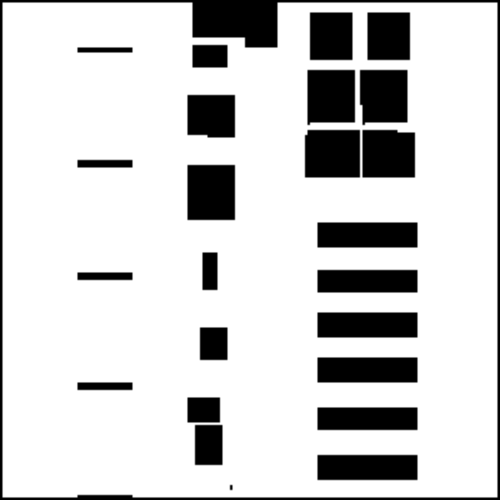
#> input picture src/warehouse_sim_dataset/warehouse_sim_original (old)/label.png, 500 x 500 px, found by its file name
$ python 'warehouse_object (old).py'
#> lines starting #> are read from the running program, lines starting #| are printed output that depends on the picture
import sys

import math, random
import numpy as np

import matplotlib.pyplot as plt
import matplotlib.patches as patches

from PIL import Image
import networkx as nx

# WSD - Warehouse Simulation Dataset
'''
File info:
    Name    - [wsd_object]
    Author  - [Ze]
    Date    - [Aug. 2022] -> [Sep. 2022]
    Exe     - [Yes]
File description:
    Single moving object interaction in warehouse dataset (BSD) simulation.
File content:
    Graph               <class> - Define a map object.
    Moving_Object       <class> - Define a moving object.
    return_map          <func>  - Load the map.
    return_path         <func>  - Load a path.
Comments:
    500px*500px (20m*20m) square area: Everything is proportional to the real size.
    For example, the coordinates (100,100) in the 400x400 real scene would be (80,80).
'''

def return_map(map_path):
    '''500X * 500X area'''
#> called with map_path = 'Data_V1/WSD/source/label.png'
    the_map = Image.open(map_path)
#> the_map is the input picture: PIL image 500x500 RGBA; mean R, G, B, A 206.8, 206.8, 206.8, 255
    return the_map

def return_path(start_node_index, num_traversed_nodes):
    assert(0<=start_node_index<=39)
    assert(1<=num_traversed_nodes<=15)
    graph = return_netgraph()

    path_idx = [start_node_index]
    path = [graph.nodes[start_node_index]['pos']]
    for _ in range(num_traversed_nodes):
        connected_nodes_idx = list(graph.adj[path_idx[-1]])
        connected_nodes_idx = [x for x in connected_nodes_idx if x not in path_idx]
        if not connected_nodes_idx:
            return path
        next_idx = random.choice(connected_nodes_idx) # NOTE: Change this to get desired path pattern
        path_idx.append(next_idx)
        path.append(graph.nodes[next_idx]['pos'])
    return path

def return_netgraph():
    nodes = {0:(137, 12), 1:(137, 80), 2:(137,150), 3:(137,237), 4:(137,305), 5:(137,380), 6:(137,480),
             7:(180, 12), 8:(180, 80), 9:(180,150), 10:(180,237), 11:(185,305), 12:(185,380), 13:(185,480),
             14:(240,80), 15:(240,150), 16:(240,237), 17:(240,305), 18:(240,380), 19:(240,480),
             20:(300, 8), 21:(300, 65), 22:(300,126), 23:(300, 200),
             24:(305,260), 25:(305,305), 26:(305,350), 27:(305,395), 28:(305,442), 29:(305,487),
             30:(425, 8), 31:(425, 65), 32:(425,126), 33:(425, 200),
             34:(425,260), 35:(425,305), 36:(425,350), 37:(425,395), 38:(425,442), 39:(425,487)
             }

    # nodes = {0:(137, 80), 1:(137,150), 2:(137,237), 3:(137,305), 4:(137,380), 5:(137,480), 6:(475,262),
    #          7:(475,200), 8:(137, 12), 9:(162,480), 10:(162,225), 11:(237,395), 12:(237,350), 13:(237, 300),
    #          14:(237,262), 15:(237,200), 16:(305,80), 17:(305,150), 18:(315,237), 19:(315,305), 20:(315,380),
    #          21:(315,480), 22:(450,497), 23:(450,12), 24:(475,487), 25:(475, 395), 26:(475,350),
    #          }

    edges = [(0,1), (0,7), (1,2), (1,8), (2,3), (2,9), (3,4), (3,10), (4,5), (4,11), (5,6), (5,12), (6,13),
             (7,8), (8,9), (8,14), (9,10), (9,15), (10,11), (10,16), (11,12), (11,17), (12,13), (12,18), (13,19),
             (14,15), (14,21), (15,16), (15,22), (16,17), (16,23), (16,24), (17,18), (17,25), (18,19), (18,26), (18,27), (19,28), (19,29),
             (20,21), (20,30), (21,22), (21,31), (22,23), (22,32), (23,24), (23,33), (24,25), (24,34),
             (25,26), (25,35), (26,27), (26,36), (27,28), (27,37), (28,29), (28,38), (29,39),
             (30,31), (31,32), (32,33), (33,34), (34,35), (35,36), (36,37), (37,38), (38,39),
             ]

    G = nx.Graph()
    for p in nodes:
        G.add_node(p, pos=nodes[p])
    G.add_edges_from(edges)
    return G

# (65, 0), (65, 110)
# (60, 115), (60, 195)

# (55, 168), (122,168)
# (55, 140), (122, 140)
# (55, 105), (126,105)
# (55, 78), (126, 78)
# (55, 48), (126,48)
# (55, 8), (126,8)
# (55, 5), (190,5)

# (95, 120), (190, 120)
# (95, 95), (190, 95)
# (95, 80), (190, 95)
# (95, 60), (190, 60)
# (95, 42), (190, 42)

# (180, 1), (180, 195)

class Graph:
    def __init__(self, map_path):
        if map_path is not None:
            self.the_map = return_map(map_path)
        else:
            self.the_map = None

    def get_path(self, start_node_index, num_traversed_nodes):
        self.path = return_path(start_node_index, num_traversed_nodes)
        return self.path

    def plot_map(self, ax):
        ax.imshow(self.the_map)

    def plot_path(self, ax, color='k--', path=None):
        this_path = self.path
        if path is not None:
            this_path = path
        for i in range(len(this_path)-1):
            ax.plot([this_path[i][0], this_path[i+1][0]], [this_path[i][1], this_path[i+1][1]], color)

class MovingObject():
    def __init__(self, current_position, stagger=0):
        self.stagger = stagger
        self.traj = [current_position]

    @staticmethod
    def motion_model(ts, state, action):
        x,y = state[0], state[1]
        vx, vy = action[0], action[1]
        x += ts*vx
        y += ts*vy
        return (x,y)

    def one_step(self, ts, action):
        self.traj.append(self.motion_model(ts, self.traj[-1], action))

    def run(self, path, ts=.2, vmax=0.5):
        coming_path = path[1:]
        cnt = 0
        while(len(coming_path)>0):
            cnt += 1

            stagger = random.choice([1,-1]) * random.randint(0,10)/10*self.stagger
            x, y = self.traj[-1][0], self.traj[-1][1]
            dist_to_next_goal = math.hypot(coming_path[0][0]-x, coming_path[0][1]-y)
            if dist_to_next_goal < (vmax*ts):
                coming_path.pop(0)
                continue
            else:
                dire = ((coming_path[0][0]-x)/dist_to_next_goal, (coming_path[0][1]-y)/dist_to_next_goal)
                action = (dire[0]*vmax+stagger, dire[1]*vmax+stagger)
                self.one_step(ts, action)


if __name__ == '__main__':
    import os, sys
    import pathlib

    SIM_TIMES = 20
    root_dir = pathlib.Path(__file__).resolve().parents[2]
    map_path = os.path.join(root_dir, 'Data_V1', 'WSD/source', 'label.png')
    the_map = return_map(map_path=map_path)
    netgraph = return_netgraph()

    _, [ax1,ax2,ax3] = plt.subplots(1,3)
    [ax.set_aspect('equal', 'box') for ax in [ax1,ax2,ax3]]

    ax1.imshow(the_map)
    [ax1.plot(netgraph.nodes[n]['pos'][0], netgraph.nodes[n]['pos'][1], 'x') for n in list(netgraph.nodes)]
    [ax1.text(netgraph.nodes[n]['pos'][0], netgraph.nodes[n]['pos'][1], n) for n in list(netgraph.nodes)]
    ax2.imshow(np.ones_like(the_map))
    [ax2.plot(netgraph.nodes[n]['pos'][0], netgraph.nodes[n]['pos'][1], 'x') for n in list(netgraph.nodes)]
    [ax2.text(netgraph.nodes[n]['pos'][0], netgraph.nodes[n]['pos'][1], n) for n in list(netgraph.nodes)]
    nx.draw_networkx_edges(netgraph, nx.get_node_attributes(netgraph,'pos'), ax=ax1, edge_color='r')
    nx.draw_networkx_edges(netgraph, nx.get_node_attributes(netgraph,'pos'), ax=ax2, edge_color='r')

    ts = 0.2
    stagger = 8 + random.randint(1,5)
    vmax = 40 + random.randint(1,30) # 1m = 40px, reasonable speed is 40~70px/s
    graph = Graph(map_path=map_path)
    for _ in range(SIM_TIMES):
        ax3.cla()
        start_node_index = random.choice(range(39))
        num_traversed_nodes = random.choice(range(5,10))

        path = graph.get_path(start_node_index=start_node_index, num_traversed_nodes=num_traversed_nodes)
        obj = MovingObject(path[0], stagger)
        obj.run(path, ts, vmax)

        graph.plot_map(ax3)
        graph.plot_path(ax3, color='go--')
        ax3.plot(np.array(obj.traj)[:,0],np.array(obj.traj)[:,1],'.')

        plt.pause(0.5)
#> this loop made 20 passes
#> pass 1, `plt.pause(0.5)`:
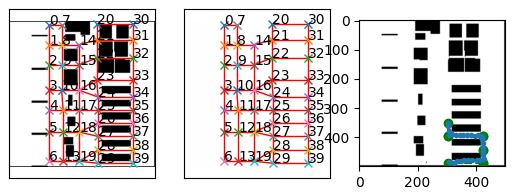
#> figure drawn by matplotlib, 3 panels

    plt.tight_layout()
    plt.show()
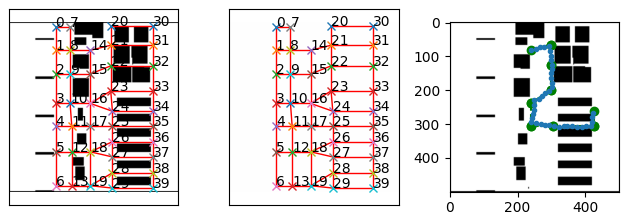
#> figure drawn by matplotlib, 3 panels
